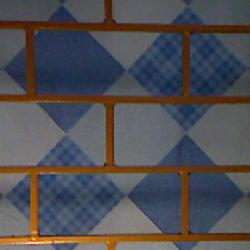
%> input picture comparison/Split_Bregman_comparison/Bedsheet.jpg, 250 x 250 px
$ octave --eval "result = rectifyImage(rgb2gray(imread('comparison/Split_Bregman_comparison/Bedsheet.jpg')));"   (GNU Octave 9; MATLAB toolbox functions it lacks are replaced by stand-ins)
%> lines starting %> are read from the running program, lines starting %| are printed output that depends on the picture
function xy = rectifyImage(f)

%     edgeCI = edge(cI, 'canny');
    edgeF = edge(f, 'canny');
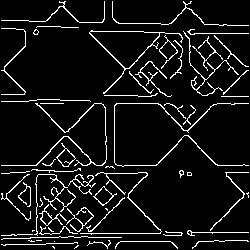
%> edgeF: size 250x250 logical; 8% white in thin lines or dots
%     [H,theta,rho] = hough(edgecI, 'Theta',[45:0.5:89.5 -90:.5:-44.5]);

    [H,theta,rho] = hough(edgeF(1:size(f,1)/5, :), 'Theta',[80:0.5:89.5 -90:.5:-80.5]);
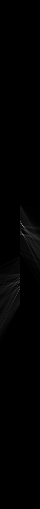
%> H: size 509x40 double; min 0, max 136, mean 1.7
%> theta = 40 values, max 89.5 at index 20, min -90 at index 21, mean -0.25; rho = 509 values from -254 to 254
    houghPeaks = houghpeaks(H);
%> houghPeaks = [226 23]
%     t = theta(houghPeaks(:,2)); sign(t).*(90-abs(t))
    lines = houghlines(edgeF,theta,rho,houghPeaks,'FillGap',5,'MinLength',7);
%> lines = 3 lines; point1 to point2 (x, y): (91, 32) to (165, 33), (202, 34) to (249, 34), (17, 30) to (24, 30)
    minR1 = 0; minC1 = 0; maxR1 = 0; maxC1 = 0;
    for k=1:length(lines)
        xy = [lines(k).point1; lines(k).point2];
        if(k==1) minC1 = xy(1,1); minR1 = xy(1,2); end
        if(k==length(lines)) maxC1 = xy(2,1); maxR1 = xy(2,2); end
%         plot(xy(:,1),xy(:,2),'LineWidth',2,'Color','green');
%         plot(xy(1,1),xy(1,2),'x','LineWidth',2,'Color','yellow');
%         plot(xy(2,1),xy(2,2),'x','LineWidth',2,'Color','red');
    end
%> this loop made 3 passes
%> (xy, minC1, minR1) on pass 1: ([17 30; 24 30], 17, 30)
%> (xy, maxC1, maxR1) on pass 3: ([202 34; 249 34], 249, 34)

    [H,theta,rho] = hough(edgeF(end-round(size(f,1)/3):end, :), 'Theta',[80:0.5:89.5 -90:.5:-80.5]);
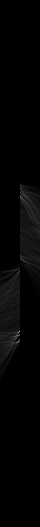
%> H: size 527x40 double; min 0, max 185, mean 4
%> rho = 527 values from -263 to 263
    houghPeaks = houghpeaks(H);
%> houghPeaks = [332 20]
%     t = theta(houghPeaks(:,2)); sign(t)*(90-abs(t))
    lines = houghlines(edgeF(end-round(size(f,1)/3):end, :),theta,rho,houghPeaks,'FillGap',5,'MinLength',7);
%> lines = 4 lines; point1 to point2 (x, y): (73, 68) to (161, 68), (188, 67) to (249, 67), (12, 69) to (44, 69), (174, 67) to (182, 67)
    minR2 = 0; minC2 = 0; maxR2 = 0; maxC2 = 0;
    for k=1:length(lines)
        xy = [lines(k).point1; lines(k).point2];
        if(k==1) minC2 = xy(1,1); minR2 = round(size(f,1)*2/3)+xy(1,2); end
        if(k==length(lines)) maxC2 = xy(2,1); maxR2 = round(size(f,1)*2/3)+xy(2,2); end
%         plot(xy(:,1),round(size(f,1)*2/3)+xy(:,2),'LineWidth',2,'Color','blue');
%         plot(xy(1,1),round(size(f,1)*2/3)+xy(1,2),'x','LineWidth',2,'Color','yellow');
%         plot(xy(2,1),round(size(f,1)*2/3)+xy(2,2),'x','LineWidth',2,'Color','red');
    end
%> this loop made 4 passes
%> (xy, minC2, minR2) on pass 1: ([174 67; 182 67], 174, 234)
%> (xy, maxC2, maxR2) on pass 4: ([12 69; 44 69], 44, 236)

    xy = [minC1 minR1; maxC1 maxR1; minC2 minR2; maxC2 maxR2];
%> xy = [17 30; 249 34; 174 234; 44 236]

% [8 lines of commented-out code are left out]

end

$ run again, on comparison/Split_Bregman_comparison/Board.jpg
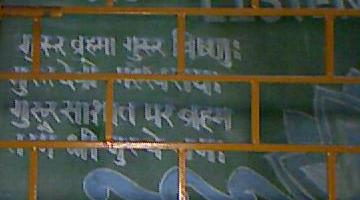
%> input picture comparison/Split_Bregman_comparison/Board.jpg, 360 x 200 px
%> in rectifyImage, `edgeF = edge(f, 'canny');`:
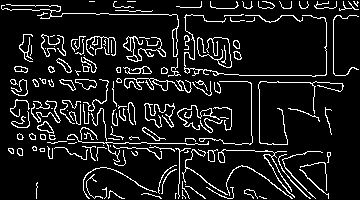
%> edgeF: size 200x360 logical; 10.5% white in thin lines or dots
%> in rectifyImage, `[H,theta,rho] = hough(edgeF(1:size(f,1)/5, :), 'Theta',[80:0.5:89.5 -9..`: theta = 40 values, max 89.5 at index 20, min -90 at index 21, mean -0.25; rho = 725 values from -362 to 362
%> in rectifyImage, `houghPeaks = houghpeaks(H);`: houghPeaks = [350 22]
%> in rectifyImage, `lines = houghlines(edgeF,theta,rho,houghPeaks,'FillGap',5,'MinLength',..`: lines = 4 lines; point1 to point2 (x, y): (110, 15) to (169, 15), (225, 16) to (260, 16), (186, 16) to (204, 16), (44, 14) to (51, 14)
%> the loop in rectifyImage, `for k=1:length(lines)` made 4 passes
%> (xy, minC1, minR1) on pass 1: ([44 14; 51 14], 44, 14)
%> in rectifyImage, `[H,theta,rho] = hough(edgeF(end-round(size(f,1)/3):end, :), 'Theta',[8..`:
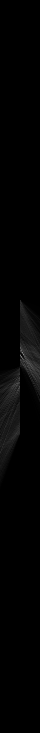
%> H: size 733x40 double; min 0, max 132, mean 3.3
%> in rectifyImage, `[H,theta,rho] = hough(edgeF(end-round(size(f,1)/3):end, :), 'Theta',[8..`: rho = 733 values from -366 to 366
%> in rectifyImage, `houghPeaks = houghpeaks(H);`: houghPeaks = [353 23]
%> in rectifyImage, `lines = houghlines(edgeF(end-round(size(f,1)/3):end, :),theta,rho,houg..`: lines = 7 lines; point1 to point2 (x, y): (209, 19) to (287, 20), (128, 17) to (149, 18), (172, 18) to (185, 18), (193, 18) to (202, 19), (56, 16) to (65, 16), (322, 21) to (331, 21), (308, 20) to (315, 20)
%> the loop in rectifyImage, `for k=1:length(lines)` made 7 passes
%> (xy, minC2, minR2) on pass 1: ([56 16; 65 16], 56, 149)
%> in rectifyImage, `xy = [minC1 minR1; maxC1 maxR1; minC2 minR2; maxC2 maxR2];`: xy = [44 14; 260 16; 56 149; 331 154]
